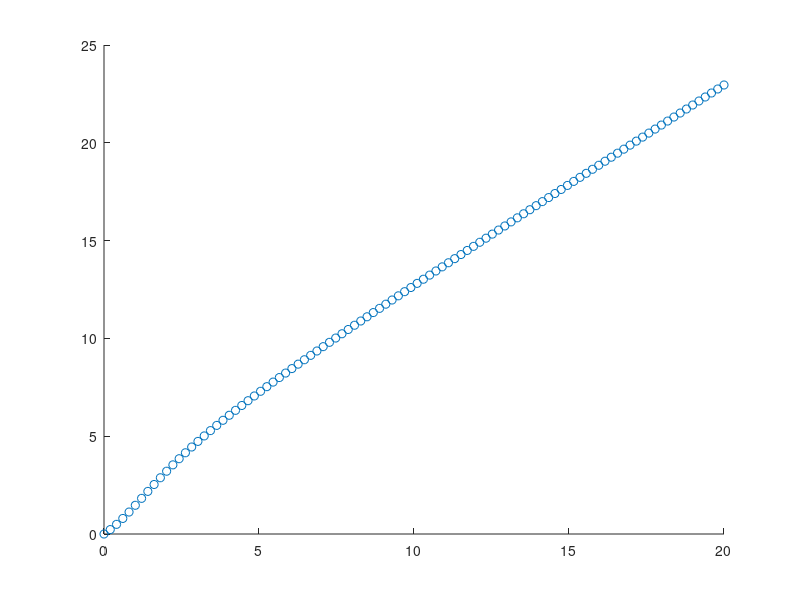

Recreate this plot in MATLAB.
function embedding

clear;

c = 1;
a = 2;
alpha = (c.*a.^2).^(1./3);

bins = linspace(0,20,100)';

d = @(x) (a.*alpha).^2 .* x ./ (alpha.^3 + x.^3);
ep = @(x) (1 + d(x)).^(1./2);
em = @(x) (1 - d(x)).^(1./2);

fp = zeros(length(bins),1);
fm = zeros(length(bins),1);

for i = 1 : length(bins)
    fp(i) = integral(ep,0,bins(i));
    fm(i) = integral(em,0,bins(i));
end

scatter(bins, fp);
axis([0 20 0 25]);

end